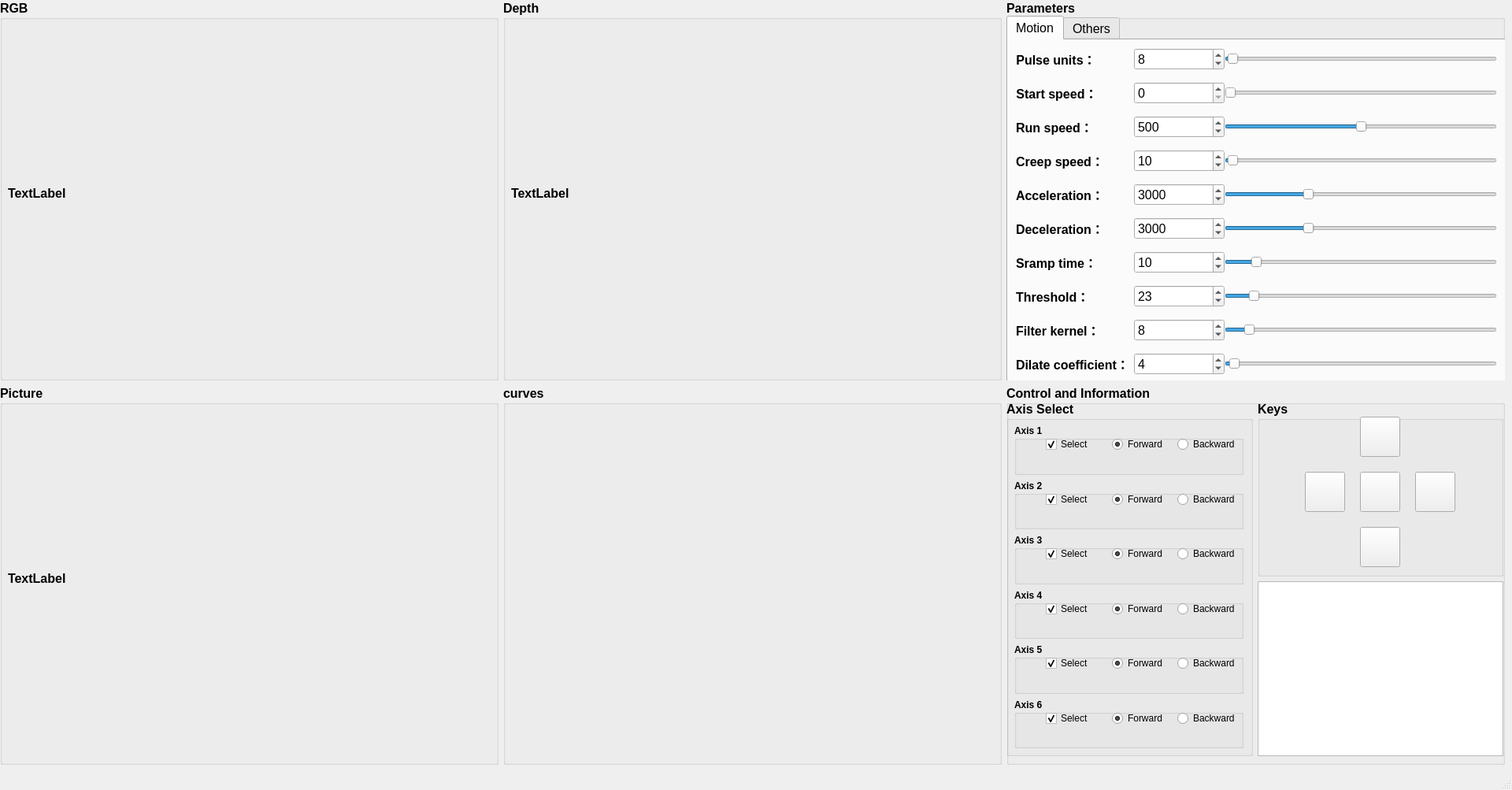
<?xml version="1.0" encoding="UTF-8"?>
<ui version="4.0">
 <class>MainWindow</class>
 <widget class="QMainWindow" name="MainWindow">
  <property name="geometry">
   <rect>
    <x>0</x>
    <y>0</y>
    <width>1920</width>
    <height>1003</height>
   </rect>
  </property>
  <property name="sizePolicy">
   <sizepolicy hsizetype="Preferred" vsizetype="Preferred">
    <horstretch>3</horstretch>
    <verstretch>0</verstretch>
   </sizepolicy>
  </property>
  <property name="windowTitle">
   <string>Control System</string>
  </property>
  <widget class="QWidget" name="centralwidget">
   <widget class="QWidget" name="gridLayoutWidget">
    <property name="geometry">
     <rect>
      <x>0</x>
      <y>0</y>
      <width>1911</width>
      <height>971</height>
     </rect>
    </property>
    <layout class="QGridLayout" name="gridLayout">
     <item row="0" column="2">
      <widget class="QGroupBox" name="groupBoxParameter">
       <property name="font">
        <font>
         <pointsize>12</pointsize>
         <weight>75</weight>
         <bold>true</bold>
        </font>
       </property>
       <property name="title">
        <string>Parameters</string>
       </property>
       <widget class="QTabWidget" name="tabWidget">
        <property name="geometry">
         <rect>
          <x>0</x>
          <y>20</y>
          <width>641</width>
          <height>471</height>
         </rect>
        </property>
        <property name="font">
         <font>
          <weight>50</weight>
          <bold>false</bold>
         </font>
        </property>
        <property name="currentIndex">
         <number>0</number>
        </property>
        <widget class="QWidget" name="tab_motion">
         <attribute name="title">
          <string>Motion</string>
         </attribute>
         <widget class="QWidget" name="formLayoutWidget">
          <property name="geometry">
           <rect>
            <x>10</x>
            <y>10</y>
            <width>611</width>
            <height>421</height>
           </rect>
          </property>
          <layout class="QFormLayout" name="formLayout">
           <property name="verticalSpacing">
            <number>15</number>
           </property>
           <item row="0" column="0">
            <widget class="QLabel" name="label_2">
             <property name="font">
              <font>
               <pointsize>12</pointsize>
               <weight>75</weight>
               <bold>true</bold>
              </font>
             </property>
             <property name="text">
              <string>Pulse units：</string>
             </property>
             <property name="alignment">
              <set>Qt::AlignCenter</set>
             </property>
            </widget>
           </item>
           <item row="0" column="1">
            <layout class="QHBoxLayout" name="horizontalLayout">
             <item>
              <widget class="QSpinBox" name="spinBoxUnits">
               <property name="sizePolicy">
                <sizepolicy hsizetype="Minimum" vsizetype="Fixed">
                 <horstretch>1</horstretch>
                 <verstretch>0</verstretch>
                </sizepolicy>
               </property>
               <property name="maximum">
                <number>999</number>
               </property>
               <property name="value">
                <number>8</number>
               </property>
              </widget>
             </item>
             <item>
              <widget class="QSlider" name="horizontalSliderUnits">
               <property name="enabled">
                <bool>true</bool>
               </property>
               <property name="sizePolicy">
                <sizepolicy hsizetype="Expanding" vsizetype="Fixed">
                 <horstretch>3</horstretch>
                 <verstretch>0</verstretch>
                </sizepolicy>
               </property>
               <property name="maximum">
                <number>999</number>
               </property>
               <property name="value">
                <number>8</number>
               </property>
               <property name="orientation">
                <enum>Qt::Horizontal</enum>
               </property>
              </widget>
             </item>
            </layout>
           </item>
           <item row="1" column="0">
            <widget class="QLabel" name="label_3">
             <property name="font">
              <font>
               <pointsize>12</pointsize>
               <weight>75</weight>
               <bold>true</bold>
              </font>
             </property>
             <property name="text">
              <string>Start speed：</string>
             </property>
             <property name="alignment">
              <set>Qt::AlignCenter</set>
             </property>
            </widget>
           </item>
           <item row="1" column="1">
            <layout class="QHBoxLayout" name="horizontalLayout_2">
             <item>
              <widget class="QSpinBox" name="spinBoxLspeed">
               <property name="sizePolicy">
                <sizepolicy hsizetype="Minimum" vsizetype="Fixed">
                 <horstretch>1</horstretch>
                 <verstretch>0</verstretch>
                </sizepolicy>
               </property>
               <property name="maximum">
                <number>999</number>
               </property>
              </widget>
             </item>
             <item>
              <widget class="QSlider" name="horizontalSliderLspeed">
               <property name="sizePolicy">
                <sizepolicy hsizetype="Expanding" vsizetype="Fixed">
                 <horstretch>3</horstretch>
                 <verstretch>0</verstretch>
                </sizepolicy>
               </property>
               <property name="maximum">
                <number>999</number>
               </property>
               <property name="orientation">
                <enum>Qt::Horizontal</enum>
               </property>
              </widget>
             </item>
            </layout>
           </item>
           <item row="2" column="0">
            <widget class="QLabel" name="label_4">
             <property name="font">
              <font>
               <pointsize>12</pointsize>
               <weight>75</weight>
               <bold>true</bold>
              </font>
             </property>
             <property name="text">
              <string>Run speed：</string>
             </property>
             <property name="alignment">
              <set>Qt::AlignCenter</set>
             </property>
            </widget>
           </item>
           <item row="2" column="1">
            <layout class="QHBoxLayout" name="horizontalLayout_3">
             <item>
              <widget class="QSpinBox" name="spinBoxRspeed">
               <property name="sizePolicy">
                <sizepolicy hsizetype="Minimum" vsizetype="Fixed">
                 <horstretch>1</horstretch>
                 <verstretch>0</verstretch>
                </sizepolicy>
               </property>
               <property name="maximum">
                <number>999</number>
               </property>
               <property name="value">
                <number>500</number>
               </property>
              </widget>
             </item>
             <item>
              <widget class="QSlider" name="horizontalSliderRspeed">
               <property name="sizePolicy">
                <sizepolicy hsizetype="Expanding" vsizetype="Fixed">
                 <horstretch>3</horstretch>
                 <verstretch>0</verstretch>
                </sizepolicy>
               </property>
               <property name="maximum">
                <number>999</number>
               </property>
               <property name="value">
                <number>500</number>
               </property>
               <property name="sliderPosition">
                <number>500</number>
               </property>
               <property name="orientation">
                <enum>Qt::Horizontal</enum>
               </property>
              </widget>
             </item>
            </layout>
           </item>
           <item row="4" column="0">
            <widget class="QLabel" name="label_5">
             <property name="font">
              <font>
               <pointsize>12</pointsize>
               <weight>75</weight>
               <bold>true</bold>
              </font>
             </property>
             <property name="text">
              <string>Acceleration：</string>
             </property>
             <property name="alignment">
              <set>Qt::AlignCenter</set>
             </property>
            </widget>
           </item>
           <item row="4" column="1">
            <layout class="QHBoxLayout" name="horizontalLayout_4">
             <item>
              <widget class="QSpinBox" name="spinBoxAcc">
               <property name="sizePolicy">
                <sizepolicy hsizetype="Minimum" vsizetype="Fixed">
                 <horstretch>1</horstretch>
                 <verstretch>0</verstretch>
                </sizepolicy>
               </property>
               <property name="maximum">
                <number>9999</number>
               </property>
               <property name="value">
                <number>3000</number>
               </property>
              </widget>
             </item>
             <item>
              <widget class="QSlider" name="horizontalSliderAcc">
               <property name="sizePolicy">
                <sizepolicy hsizetype="Expanding" vsizetype="Fixed">
                 <horstretch>3</horstretch>
                 <verstretch>0</verstretch>
                </sizepolicy>
               </property>
               <property name="maximum">
                <number>9999</number>
               </property>
               <property name="value">
                <number>3000</number>
               </property>
               <property name="orientation">
                <enum>Qt::Horizontal</enum>
               </property>
              </widget>
             </item>
            </layout>
           </item>
           <item row="5" column="0">
            <widget class="QLabel" name="label_6">
             <property name="font">
              <font>
               <pointsize>12</pointsize>
               <weight>75</weight>
               <bold>true</bold>
              </font>
             </property>
             <property name="text">
              <string>Deceleration：</string>
             </property>
            </widget>
           </item>
           <item row="5" column="1">
            <layout class="QHBoxLayout" name="horizontalLayout_5">
             <item>
              <widget class="QSpinBox" name="spinBoxDec">
               <property name="sizePolicy">
                <sizepolicy hsizetype="Minimum" vsizetype="Fixed">
                 <horstretch>1</horstretch>
                 <verstretch>0</verstretch>
                </sizepolicy>
               </property>
               <property name="maximum">
                <number>9999</number>
               </property>
               <property name="value">
                <number>3000</number>
               </property>
              </widget>
             </item>
             <item>
              <widget class="QSlider" name="horizontalSliderDec">
               <property name="sizePolicy">
                <sizepolicy hsizetype="Expanding" vsizetype="Fixed">
                 <horstretch>3</horstretch>
                 <verstretch>0</verstretch>
                </sizepolicy>
               </property>
               <property name="maximum">
                <number>9999</number>
               </property>
               <property name="value">
                <number>3000</number>
               </property>
               <property name="orientation">
                <enum>Qt::Horizontal</enum>
               </property>
              </widget>
             </item>
            </layout>
           </item>
           <item row="6" column="0">
            <widget class="QLabel" name="label_7">
             <property name="font">
              <font>
               <pointsize>12</pointsize>
               <weight>75</weight>
               <bold>true</bold>
              </font>
             </property>
             <property name="text">
              <string>Sramp time：</string>
             </property>
            </widget>
           </item>
           <item row="6" column="1">
            <layout class="QHBoxLayout" name="horizontalLayout_6">
             <item>
              <widget class="QSpinBox" name="spinBoxSramp">
               <property name="sizePolicy">
                <sizepolicy hsizetype="Minimum" vsizetype="Fixed">
                 <horstretch>1</horstretch>
                 <verstretch>0</verstretch>
                </sizepolicy>
               </property>
               <property name="value">
                <number>10</number>
               </property>
              </widget>
             </item>
             <item>
              <widget class="QSlider" name="horizontalSliderSramp">
               <property name="sizePolicy">
                <sizepolicy hsizetype="Expanding" vsizetype="Fixed">
                 <horstretch>3</horstretch>
                 <verstretch>0</verstretch>
                </sizepolicy>
               </property>
               <property name="value">
                <number>10</number>
               </property>
               <property name="orientation">
                <enum>Qt::Horizontal</enum>
               </property>
              </widget>
             </item>
            </layout>
           </item>
           <item row="7" column="0">
            <widget class="QLabel" name="label">
             <property name="font">
              <font>
               <weight>75</weight>
               <bold>true</bold>
              </font>
             </property>
             <property name="text">
              <string>Threshold：</string>
             </property>
            </widget>
           </item>
           <item row="7" column="1">
            <layout class="QHBoxLayout" name="horizontalLayout_7">
             <item>
              <widget class="QSpinBox" name="spinBoxThreshold">
               <property name="sizePolicy">
                <sizepolicy hsizetype="Minimum" vsizetype="Fixed">
                 <horstretch>1</horstretch>
                 <verstretch>0</verstretch>
                </sizepolicy>
               </property>
               <property name="maximum">
                <number>255</number>
               </property>
               <property name="value">
                <number>23</number>
               </property>
              </widget>
             </item>
             <item>
              <widget class="QSlider" name="horizontalSliderThreshold">
               <property name="sizePolicy">
                <sizepolicy hsizetype="Expanding" vsizetype="Fixed">
                 <horstretch>3</horstretch>
                 <verstretch>0</verstretch>
                </sizepolicy>
               </property>
               <property name="maximum">
                <number>255</number>
               </property>
               <property name="value">
                <number>23</number>
               </property>
               <property name="orientation">
                <enum>Qt::Horizontal</enum>
               </property>
              </widget>
             </item>
            </layout>
           </item>
           <item row="9" column="0">
            <widget class="QLabel" name="label_8">
             <property name="font">
              <font>
               <weight>75</weight>
               <bold>true</bold>
              </font>
             </property>
             <property name="text">
              <string>Dilate coefficient：</string>
             </property>
            </widget>
           </item>
           <item row="9" column="1">
            <layout class="QHBoxLayout" name="horizontalLayout_8">
             <item>
              <widget class="QSpinBox" name="spinBoxDilate">
               <property name="sizePolicy">
                <sizepolicy hsizetype="Minimum" vsizetype="Fixed">
                 <horstretch>1</horstretch>
                 <verstretch>0</verstretch>
                </sizepolicy>
               </property>
               <property name="maximum">
                <number>255</number>
               </property>
               <property name="value">
                <number>4</number>
               </property>
              </widget>
             </item>
             <item>
              <widget class="QSlider" name="horizontalSliderDilate">
               <property name="sizePolicy">
                <sizepolicy hsizetype="Expanding" vsizetype="Fixed">
                 <horstretch>3</horstretch>
                 <verstretch>0</verstretch>
                </sizepolicy>
               </property>
               <property name="maximum">
                <number>255</number>
               </property>
               <property name="value">
                <number>4</number>
               </property>
               <property name="orientation">
                <enum>Qt::Horizontal</enum>
               </property>
              </widget>
             </item>
            </layout>
           </item>
           <item row="8" column="0">
            <widget class="QLabel" name="label_9">
             <property name="font">
              <font>
               <weight>75</weight>
               <bold>true</bold>
              </font>
             </property>
             <property name="text">
              <string>Filter kernel：</string>
             </property>
            </widget>
           </item>
           <item row="8" column="1">
            <layout class="QHBoxLayout" name="horizontalLayout_9">
             <item>
              <widget class="QSpinBox" name="spinBoxFilterKernel">
               <property name="sizePolicy">
                <sizepolicy hsizetype="Minimum" vsizetype="Fixed">
                 <horstretch>1</horstretch>
                 <verstretch>0</verstretch>
                </sizepolicy>
               </property>
               <property name="minimum">
                <number>1</number>
               </property>
               <property name="value">
                <number>8</number>
               </property>
              </widget>
             </item>
             <item>
              <widget class="QSlider" name="horizontalSliderFilterKernel">
               <property name="sizePolicy">
                <sizepolicy hsizetype="Expanding" vsizetype="Fixed">
                 <horstretch>3</horstretch>
                 <verstretch>0</verstretch>
                </sizepolicy>
               </property>
               <property name="minimum">
                <number>1</number>
               </property>
               <property name="value">
                <number>8</number>
               </property>
               <property name="orientation">
                <enum>Qt::Horizontal</enum>
               </property>
              </widget>
             </item>
            </layout>
           </item>
           <item row="3" column="0">
            <widget class="QLabel" name="label_10">
             <property name="font">
              <font>
               <weight>75</weight>
               <bold>true</bold>
              </font>
             </property>
             <property name="text">
              <string>Creep speed：</string>
             </property>
            </widget>
           </item>
           <item row="3" column="1">
            <layout class="QHBoxLayout" name="horizontalLayout_10">
             <item>
              <widget class="QSpinBox" name="spinBoxCreep">
               <property name="sizePolicy">
                <sizepolicy hsizetype="Minimum" vsizetype="Fixed">
                 <horstretch>1</horstretch>
                 <verstretch>0</verstretch>
                </sizepolicy>
               </property>
               <property name="maximum">
                <number>999</number>
               </property>
               <property name="singleStep">
                <number>1</number>
               </property>
               <property name="value">
                <number>10</number>
               </property>
              </widget>
             </item>
             <item>
              <widget class="QSlider" name="horizontalSliderCreep">
               <property name="sizePolicy">
                <sizepolicy hsizetype="Expanding" vsizetype="Fixed">
                 <horstretch>3</horstretch>
                 <verstretch>0</verstretch>
                </sizepolicy>
               </property>
               <property name="maximum">
                <number>999</number>
               </property>
               <property name="value">
                <number>10</number>
               </property>
               <property name="orientation">
                <enum>Qt::Horizontal</enum>
               </property>
              </widget>
             </item>
            </layout>
           </item>
          </layout>
         </widget>
        </widget>
        <widget class="QWidget" name="tab_others">
         <attribute name="title">
          <string>Others</string>
         </attribute>
         <widget class="QWidget" name="formLayoutWidget_2">
          <property name="geometry">
           <rect>
            <x>10</x>
            <y>10</y>
            <width>611</width>
            <height>421</height>
           </rect>
          </property>
          <layout class="QFormLayout" name="formLayout_2"/>
         </widget>
        </widget>
       </widget>
      </widget>
     </item>
     <item row="0" column="1">
      <widget class="QGroupBox" name="groupBoxDepth">
       <property name="font">
        <font>
         <pointsize>12</pointsize>
         <weight>75</weight>
         <bold>true</bold>
        </font>
       </property>
       <property name="title">
        <string>Depth</string>
       </property>
       <widget class="QLabel" name="label_Depth">
        <property name="geometry">
         <rect>
          <x>10</x>
          <y>20</y>
          <width>611</width>
          <height>451</height>
         </rect>
        </property>
        <property name="text">
         <string>TextLabel</string>
        </property>
       </widget>
      </widget>
     </item>
     <item row="1" column="1">
      <widget class="QGroupBox" name="groupBox">
       <property name="font">
        <font>
         <pointsize>12</pointsize>
         <weight>75</weight>
         <bold>true</bold>
        </font>
       </property>
       <property name="title">
        <string>curves</string>
       </property>
       <widget class="GraphicsLayoutWidget" name="pyqtgraph_Trend" native="true">
        <property name="geometry">
         <rect>
          <x>10</x>
          <y>20</y>
          <width>611</width>
          <height>461</height>
         </rect>
        </property>
       </widget>
      </widget>
     </item>
     <item row="1" column="2">
      <widget class="QGroupBox" name="groupBox_2">
       <property name="font">
        <font>
         <pointsize>12</pointsize>
         <weight>75</weight>
         <bold>true</bold>
        </font>
       </property>
       <property name="title">
        <string>Control and Information</string>
       </property>
       <widget class="QWidget" name="gridLayoutWidget_2">
        <property name="geometry">
         <rect>
          <x>0</x>
          <y>20</y>
          <width>631</width>
          <height>451</height>
         </rect>
        </property>
        <layout class="QGridLayout" name="gridLayout_2">
         <item row="1" column="1">
          <widget class="QTextBrowser" name="textBrowser">
           <property name="sizePolicy">
            <sizepolicy hsizetype="Expanding" vsizetype="Expanding">
             <horstretch>0</horstretch>
             <verstretch>5</verstretch>
            </sizepolicy>
           </property>
          </widget>
         </item>
         <item row="0" column="1">
          <widget class="QGroupBox" name="groupBox_3">
           <property name="sizePolicy">
            <sizepolicy hsizetype="Preferred" vsizetype="Preferred">
             <horstretch>5</horstretch>
             <verstretch>5</verstretch>
            </sizepolicy>
           </property>
           <property name="title">
            <string>Keys</string>
           </property>
           <widget class="QPushButton" name="Btn_OpenCamera">
            <property name="geometry">
             <rect>
              <x>130</x>
              <y>20</y>
              <width>51</width>
              <height>51</height>
             </rect>
            </property>
            <property name="text">
             <string/>
            </property>
           </widget>
           <widget class="QPushButton" name="Btn_Debug">
            <property name="geometry">
             <rect>
              <x>60</x>
              <y>90</y>
              <width>51</width>
              <height>51</height>
             </rect>
            </property>
            <property name="text">
             <string/>
            </property>
           </widget>
           <widget class="QPushButton" name="Btn_Run">
            <property name="geometry">
             <rect>
              <x>130</x>
              <y>90</y>
              <width>51</width>
              <height>51</height>
             </rect>
            </property>
            <property name="text">
             <string/>
            </property>
           </widget>
           <widget class="QPushButton" name="Btn_Set">
            <property name="geometry">
             <rect>
              <x>200</x>
              <y>90</y>
              <width>51</width>
              <height>51</height>
             </rect>
            </property>
            <property name="text">
             <string/>
            </property>
           </widget>
           <widget class="QPushButton" name="Btn_Back">
            <property name="geometry">
             <rect>
              <x>130</x>
              <y>160</y>
              <width>51</width>
              <height>51</height>
             </rect>
            </property>
            <property name="text">
             <string/>
            </property>
           </widget>
          </widget>
         </item>
         <item row="0" column="0" rowspan="2">
          <widget class="QGroupBox" name="groupBox_4">
           <property name="sizePolicy">
            <sizepolicy hsizetype="Preferred" vsizetype="Preferred">
             <horstretch>5</horstretch>
             <verstretch>0</verstretch>
            </sizepolicy>
           </property>
           <property name="title">
            <string>Axis Select</string>
           </property>
           <widget class="QWidget" name="layoutWidget">
            <property name="geometry">
             <rect>
              <x>10</x>
              <y>30</y>
              <width>291</width>
              <height>411</height>
             </rect>
            </property>
            <layout class="QVBoxLayout" name="verticalLayout">
             <item>
              <widget class="QGroupBox" name="groupBox_6">
               <property name="font">
                <font>
                 <pointsize>9</pointsize>
                </font>
               </property>
               <property name="title">
                <string>Axis 1</string>
               </property>
               <widget class="QWidget" name="horizontalLayoutWidget_2">
                <property name="geometry">
                 <rect>
                  <x>0</x>
                  <y>10</y>
                  <width>291</width>
                  <height>31</height>
                 </rect>
                </property>
                <layout class="QHBoxLayout" name="horizontalLayout_11">
                 <item>
                  <layout class="QHBoxLayout" name="horizontalLayout_13">
                   <property name="spacing">
                    <number>0</number>
                   </property>
                   <property name="leftMargin">
                    <number>40</number>
                   </property>
                   <item>
                    <widget class="QCheckBox" name="checkBox1">
                     <property name="font">
                      <font>
                       <pointsize>9</pointsize>
                       <weight>50</weight>
                       <bold>false</bold>
                      </font>
                     </property>
                     <property name="text">
                      <string>Select</string>
                     </property>
                     <property name="checked">
                      <bool>true</bool>
                     </property>
                    </widget>
                   </item>
                   <item>
                    <widget class="QRadioButton" name="radioButton1Forward">
                     <property name="font">
                      <font>
                       <pointsize>9</pointsize>
                       <weight>50</weight>
                       <bold>false</bold>
                      </font>
                     </property>
                     <property name="text">
                      <string>Forward</string>
                     </property>
                     <property name="checked">
                      <bool>true</bool>
                     </property>
                    </widget>
                   </item>
                   <item>
                    <widget class="QRadioButton" name="radioButton1Backward">
                     <property name="font">
                      <font>
                       <pointsize>9</pointsize>
                       <weight>50</weight>
                       <bold>false</bold>
                      </font>
                     </property>
                     <property name="text">
                      <string>Backward</string>
                     </property>
                     <property name="checked">
                      <bool>false</bool>
                     </property>
                    </widget>
                   </item>
                  </layout>
                 </item>
                </layout>
               </widget>
              </widget>
             </item>
             <item>
              <widget class="QGroupBox" name="groupBox_7">
               <property name="font">
                <font>
                 <pointsize>9</pointsize>
                </font>
               </property>
               <property name="title">
                <string>Axis 2</string>
               </property>
               <widget class="QWidget" name="horizontalLayoutWidget_3">
                <property name="geometry">
                 <rect>
                  <x>0</x>
                  <y>10</y>
                  <width>291</width>
                  <height>31</height>
                 </rect>
                </property>
                <layout class="QHBoxLayout" name="horizontalLayout_14">
                 <item>
                  <layout class="QHBoxLayout" name="horizontalLayout_15">
                   <property name="spacing">
                    <number>0</number>
                   </property>
                   <property name="leftMargin">
                    <number>40</number>
                   </property>
                   <item>
                    <widget class="QCheckBox" name="checkBox2">
                     <property name="font">
                      <font>
                       <pointsize>9</pointsize>
                       <weight>50</weight>
                       <bold>false</bold>
                      </font>
                     </property>
                     <property name="text">
                      <string>Select</string>
                     </property>
                     <property name="checked">
                      <bool>true</bool>
                     </property>
                    </widget>
                   </item>
                   <item>
                    <widget class="QRadioButton" name="radioButton2Forward">
                     <property name="font">
                      <font>
                       <pointsize>9</pointsize>
                       <weight>50</weight>
                       <bold>false</bold>
                      </font>
                     </property>
                     <property name="text">
                      <string>Forward</string>
                     </property>
                     <property name="checked">
                      <bool>true</bool>
                     </property>
                    </widget>
                   </item>
                   <item>
                    <widget class="QRadioButton" name="radioButton2Backward">
                     <property name="font">
                      <font>
                       <pointsize>9</pointsize>
                       <weight>50</weight>
                       <bold>false</bold>
                      </font>
                     </property>
                     <property name="text">
                      <string>Backward</string>
                     </property>
                     <property name="checked">
                      <bool>false</bool>
                     </property>
                    </widget>
                   </item>
                  </layout>
                 </item>
                </layout>
               </widget>
              </widget>
             </item>
             <item>
              <widget class="QGroupBox" name="groupBox_8">
               <property name="font">
                <font>
                 <pointsize>9</pointsize>
                </font>
               </property>
               <property name="title">
                <string>Axis 3</string>
               </property>
               <widget class="QWidget" name="horizontalLayoutWidget_4">
                <property name="geometry">
                 <rect>
                  <x>0</x>
                  <y>10</y>
                  <width>291</width>
                  <height>31</height>
                 </rect>
                </property>
                <layout class="QHBoxLayout" name="horizontalLayout_16">
                 <item>
                  <layout class="QHBoxLayout" name="horizontalLayout_17">
                   <property name="spacing">
                    <number>0</number>
                   </property>
                   <property name="leftMargin">
                    <number>40</number>
                   </property>
                   <item>
                    <widget class="QCheckBox" name="checkBox3">
                     <property name="font">
                      <font>
                       <pointsize>9</pointsize>
                       <weight>50</weight>
                       <bold>false</bold>
                      </font>
                     </property>
                     <property name="text">
                      <string>Select</string>
                     </property>
                     <property name="checked">
                      <bool>true</bool>
                     </property>
                    </widget>
                   </item>
                   <item>
                    <widget class="QRadioButton" name="radioButton3Forward">
                     <property name="font">
                      <font>
                       <pointsize>9</pointsize>
                       <weight>50</weight>
                       <bold>false</bold>
                      </font>
                     </property>
                     <property name="text">
                      <string>Forward</string>
                     </property>
                     <property name="checked">
                      <bool>true</bool>
                     </property>
                    </widget>
                   </item>
                   <item>
                    <widget class="QRadioButton" name="radioButton3Backward">
                     <property name="font">
                      <font>
                       <pointsize>9</pointsize>
                       <weight>50</weight>
                       <bold>false</bold>
                      </font>
                     </property>
                     <property name="text">
                      <string>Backward</string>
                     </property>
                     <property name="checked">
                      <bool>false</bool>
                     </property>
                    </widget>
                   </item>
                  </layout>
                 </item>
                </layout>
               </widget>
              </widget>
             </item>
             <item>
              <widget class="QGroupBox" name="groupBox_9">
               <property name="font">
                <font>
                 <pointsize>9</pointsize>
                </font>
               </property>
               <property name="title">
                <string>Axis 4</string>
               </property>
               <widget class="QWidget" name="horizontalLayoutWidget_5">
                <property name="geometry">
                 <rect>
                  <x>0</x>
                  <y>10</y>
                  <width>291</width>
                  <height>31</height>
                 </rect>
                </property>
                <layout class="QHBoxLayout" name="horizontalLayout_18">
                 <item>
                  <layout class="QHBoxLayout" name="horizontalLayout_19">
                   <property name="spacing">
                    <number>0</number>
                   </property>
                   <property name="leftMargin">
                    <number>40</number>
                   </property>
                   <item>
                    <widget class="QCheckBox" name="checkBox4">
                     <property name="font">
                      <font>
                       <pointsize>9</pointsize>
                       <weight>50</weight>
                       <bold>false</bold>
                      </font>
                     </property>
                     <property name="text">
                      <string>Select</string>
                     </property>
                     <property name="checked">
                      <bool>true</bool>
                     </property>
                    </widget>
                   </item>
                   <item>
                    <widget class="QRadioButton" name="radioButton4Forward">
                     <property name="font">
                      <font>
                       <pointsize>9</pointsize>
                       <weight>50</weight>
                       <bold>false</bold>
                      </font>
                     </property>
                     <property name="text">
                      <string>Forward</string>
                     </property>
                     <property name="checked">
                      <bool>true</bool>
                     </property>
                    </widget>
                   </item>
                   <item>
                    <widget class="QRadioButton" name="radioButton4Backward">
                     <property name="font">
                      <font>
                       <pointsize>9</pointsize>
                       <weight>50</weight>
                       <bold>false</bold>
                      </font>
                     </property>
                     <property name="text">
                      <string>Backward</string>
                     </property>
                     <property name="checked">
                      <bool>false</bool>
                     </property>
                    </widget>
                   </item>
                  </layout>
                 </item>
                </layout>
               </widget>
              </widget>
             </item>
             <item>
              <widget class="QGroupBox" name="groupBox_10">
               <property name="font">
                <font>
                 <pointsize>9</pointsize>
                </font>
               </property>
               <property name="title">
                <string>Axis 5</string>
               </property>
               <widget class="QWidget" name="horizontalLayoutWidget_6">
                <property name="geometry">
                 <rect>
                  <x>0</x>
                  <y>10</y>
                  <width>291</width>
                  <height>31</height>
                 </rect>
                </property>
                <layout class="QHBoxLayout" name="horizontalLayout_20">
                 <item>
                  <layout class="QHBoxLayout" name="horizontalLayout_21">
                   <property name="spacing">
                    <number>0</number>
                   </property>
                   <property name="leftMargin">
                    <number>40</number>
                   </property>
                   <item>
                    <widget class="QCheckBox" name="checkBox5">
                     <property name="font">
                      <font>
                       <pointsize>9</pointsize>
                       <weight>50</weight>
                       <bold>false</bold>
                      </font>
                     </property>
                     <property name="text">
                      <string>Select</string>
                     </property>
                     <property name="checked">
                      <bool>true</bool>
                     </property>
                    </widget>
                   </item>
                   <item>
                    <widget class="QRadioButton" name="radioButton5Forward">
                     <property name="font">
                      <font>
                       <pointsize>9</pointsize>
                       <weight>50</weight>
                       <bold>false</bold>
                      </font>
                     </property>
                     <property name="text">
                      <string>Forward</string>
                     </property>
                     <property name="checked">
                      <bool>true</bool>
                     </property>
                    </widget>
                   </item>
                   <item>
                    <widget class="QRadioButton" name="radioButton5Backward">
                     <property name="font">
                      <font>
                       <pointsize>9</pointsize>
                       <weight>50</weight>
                       <bold>false</bold>
                      </font>
                     </property>
                     <property name="text">
                      <string>Backward</string>
                     </property>
                     <property name="checked">
                      <bool>false</bool>
                     </property>
                    </widget>
                   </item>
                  </layout>
                 </item>
                </layout>
               </widget>
              </widget>
             </item>
             <item>
              <widget class="QGroupBox" name="groupBox_11">
               <property name="font">
                <font>
                 <pointsize>9</pointsize>
                </font>
               </property>
               <property name="title">
                <string>Axis 6</string>
               </property>
               <widget class="QWidget" name="horizontalLayoutWidget_7">
                <property name="geometry">
                 <rect>
                  <x>0</x>
                  <y>10</y>
                  <width>291</width>
                  <height>31</height>
                 </rect>
                </property>
                <layout class="QHBoxLayout" name="horizontalLayout_22">
                 <item>
                  <layout class="QHBoxLayout" name="horizontalLayout_23">
                   <property name="spacing">
                    <number>0</number>
                   </property>
                   <property name="leftMargin">
                    <number>40</number>
                   </property>
                   <item>
                    <widget class="QCheckBox" name="checkBox6">
                     <property name="font">
                      <font>
                       <pointsize>9</pointsize>
                       <weight>50</weight>
                       <bold>false</bold>
                      </font>
                     </property>
                     <property name="text">
                      <string>Select</string>
                     </property>
                     <property name="checked">
                      <bool>true</bool>
                     </property>
                    </widget>
                   </item>
                   <item>
                    <widget class="QRadioButton" name="radioButton6Forward">
                     <property name="font">
                      <font>
                       <pointsize>9</pointsize>
                       <weight>50</weight>
                       <bold>false</bold>
                      </font>
                     </property>
                     <property name="text">
                      <string>Forward</string>
                     </property>
                     <property name="checked">
                      <bool>true</bool>
                     </property>
                    </widget>
                   </item>
                   <item>
                    <widget class="QRadioButton" name="radioButton6Backward">
                     <property name="font">
                      <font>
                       <pointsize>9</pointsize>
                       <weight>50</weight>
                       <bold>false</bold>
                      </font>
                     </property>
                     <property name="text">
                      <string>Backward</string>
                     </property>
                     <property name="checked">
                      <bool>false</bool>
                     </property>
                    </widget>
                   </item>
                  </layout>
                 </item>
                </layout>
               </widget>
              </widget>
             </item>
            </layout>
           </widget>
          </widget>
         </item>
        </layout>
       </widget>
      </widget>
     </item>
     <item row="1" column="0">
      <widget class="QGroupBox" name="groupBoxPosition">
       <property name="font">
        <font>
         <pointsize>12</pointsize>
         <weight>75</weight>
         <bold>true</bold>
        </font>
       </property>
       <property name="title">
        <string>Picture</string>
       </property>
       <widget class="QLabel" name="label_Picture">
        <property name="geometry">
         <rect>
          <x>10</x>
          <y>20</y>
          <width>611</width>
          <height>451</height>
         </rect>
        </property>
        <property name="text">
         <string>TextLabel</string>
        </property>
       </widget>
      </widget>
     </item>
     <item row="0" column="0">
      <widget class="QGroupBox" name="groupBoxRGB">
       <property name="font">
        <font>
         <pointsize>12</pointsize>
         <weight>75</weight>
         <bold>true</bold>
        </font>
       </property>
       <property name="title">
        <string>RGB</string>
       </property>
       <widget class="QLabel" name="label_RGB">
        <property name="geometry">
         <rect>
          <x>10</x>
          <y>20</y>
          <width>611</width>
          <height>451</height>
         </rect>
        </property>
        <property name="text">
         <string>TextLabel</string>
        </property>
       </widget>
      </widget>
     </item>
    </layout>
   </widget>
  </widget>
  <widget class="QMenuBar" name="menubar">
   <property name="geometry">
    <rect>
     <x>0</x>
     <y>0</y>
     <width>1920</width>
     <height>23</height>
    </rect>
   </property>
  </widget>
  <widget class="QStatusBar" name="statusbar"/>
 </widget>
 <customwidgets>
  <customwidget>
   <class>GraphicsLayoutWidget</class>
   <extends>QWidget</extends>
   <header>pyqtgraph</header>
   <container>1</container>
  </customwidget>
 </customwidgets>
 <resources/>
 <connections/>
</ui>
